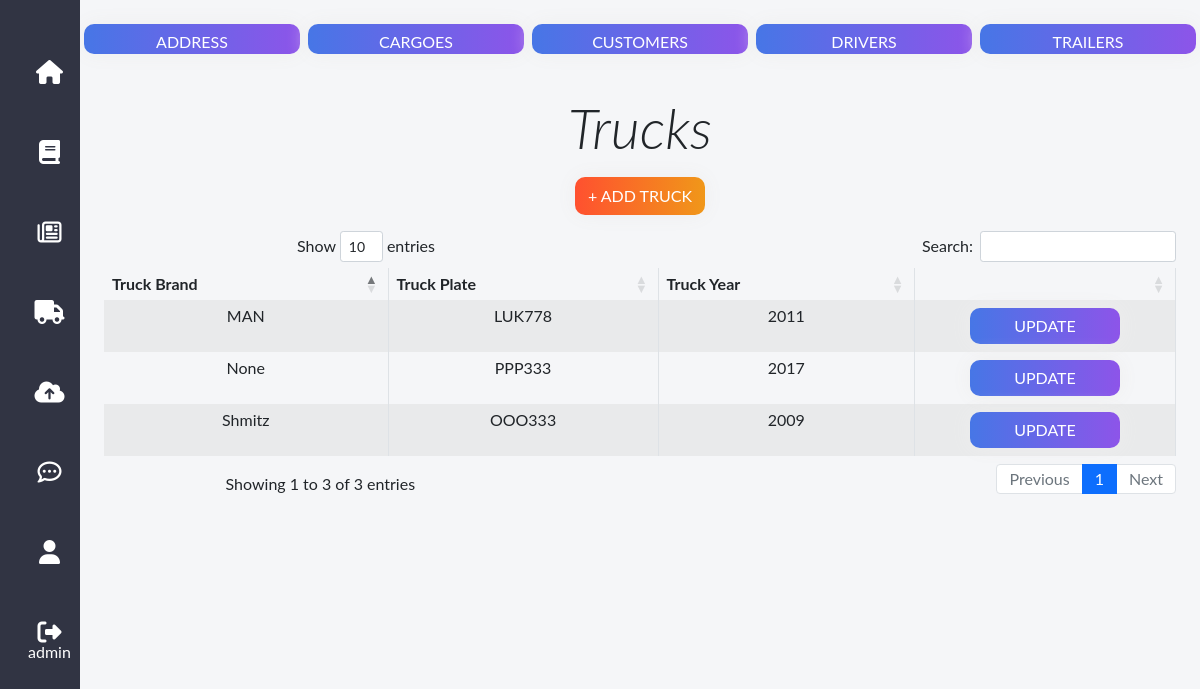
Page /trucks/ (signed in) on the committed database.
### transport/models.py (models this page shows, shortened)
class Truck(models.Model):
    truck_brand = models.CharField(max_length=200, null=True, blank=True)
    truck_model = models.CharField(max_length=200, null=True, blank=True)
    truck_plate = models.CharField(max_length=200, null=True, blank=True)
    truck_year = models.IntegerField(null=True, blank=True)
    class Meta:
        verbose_name = "Truck"
        verbose_name_plural = "Trucks"

### transport/views.py (the view)
# urls.py: path('trucks/', views.TruckListView.as_view(), name='trucks'),
class TruckListView(LoginRequiredMixin, ListView):
    model = Truck
    context_object_name = 'trucks'
    template_name = 'trucks.html'

### transport/templates/trucks.html
{% extends "base.html" %}
{% block content %}
     <div class="container mt-2">
        <div class="row">
         <a href="{% url 'addresses' %}" class="btn btn-grad mx-1 mb-4 col-md form-button" type="button"  style="height:30px;":>Address</a>
            <a href="{% url 'cargoes' %}" class="btn btn-grad mx-1 mb-4 col-md form-button" type="button"  style="height:30px;":>Cargoes</a>
            <a href="{% url 'customers' %}" class="btn btn-grad mx-1 mb-4 col-md form-button" type="button"  style="height:30px;":>Customers</a>
            <a href="{% url 'drivers' %}" class="btn btn-grad mx-1 mb-4 col-md form-button" type="button"  style="height:30px;":>Drivers</a>
         <a href="{% url 'trailers' %}" class="btn btn-grad mx-1 mb-4 col-md form-button" type="button"  style="height:30px;":>Trailers</a>
    </div>
    <div>
    <div class="container mb-3 mt-3">
        <p class="display-4" style="font-style:italic;">Trucks</p>
        <a class="btn btn-create" href="{% url 'create_truck' %}">+ Add Truck</a>
    </div>
    <div class="container mb-3 mt-3">
       <table class="table table-striped table-bordered myDataTable stripe " style="width:100%">
        <thead>
            <tr>
                <th>Truck Brand</th>
                <th>Truck Plate</th>
                <th>Truck Year</th>
                <th></th>
            </tr>
        </thead>
        <tbody>
            {% for truck in trucks  %}
            <tr>
                <td>{{truck.truck_brand}}</td>
                <td>{{truck.truck_plate}}</td>
                <td>{{truck.truck_year}}</td>
                <td><a class="btn btn-grad mx-auto" href="{{ truck.id }}" style="max-width:150px;">Update</a></td>
            </tr>
            {% endfor %}
        </tbody>
    </table>
    </div>
 </div>
{% endblock content %}

### transport/templates/base.html (shortened to what this page needs)
<!DOCTYPE html>
{% load static %}
<html lang="en">
<head>
    <link href="https://cdn.jsdelivr.net/npm/bootstrap@5.0.2/dist/css/bootstrap.min.css" rel="stylesheet">
	<link href="https://cdn.datatables.net/1.11.5/css/dataTables.bootstrap4.min.css"  rel="stylesheet">
    <link rel="stylesheet" type="text/css" href="{% static 'css/styles.css' %}?{% now 'U' %}">
</head>
<body>
<nav class="sidebar-navigation navbar-expand-sm" style="z-index:100;">
	<div style="text-align:center; padding:1em 0;">
	</div>
	<div class="collapse navbar-collapse" id="navbarNavDropdown">
	<ul style="padding-left: 0px;">
		<li name="home">
			<a href="{% url 'home' %}"><i class="fa fa-home"></i></a>
		</li>
		{% if user.is_authenticated %}
		<li name="orders">
			<a href="{% url 'orders' %}"><i class="fa fa-book"></i></a>
		</li>
		<li name="order_lines">
			<a href="{% url 'order_lines' %}"><i class="fa fa-newspaper-o"></i></a>
		</li>
		<li name="links">
			<a href="{% url 'links' %}"><i class="fa fa-truck"></i></a>
		</li>
		<li name="uploads">
			<a href="{% url 'uploads' %}"><i class="fa fa-cloud-upload"></i></a>
		</li>
		<li name="messages">
			<a href="{% url 'messages'%}"><i class="fa fa-commenting-o"></i></a>
		</li>
		<li name="profile">
			<a href="{% url 'profile'%}"><i class="fa fa-user"></i></a>
		</li>
		{% endif %}
		<li name="login">
			{% if user.is_authenticated %}
			<a href="{% url 'logout'%}?next=/home"><i class="fa fa-sign-out"></i></a>
			{{ user.get_username }}
			{% else %}
			<a href="{% url 'login'%}?next={{request.path}}"><i class="fa fa-sign-in"></i></a>
			<span class="tooltip">Log In</span>
			{% endif %}
		</li>
	</ul>
	</div>
    </nav>
        <div class="my-container">
            <br>
            {% block content %}
            {% endblock content %}
        </div>
</body>
</html>

### static/css/styles.css (style rules this page uses)
* { margin: 0; padding: 0; box-sizing: border-box; list-style: none; font-family: "Lato", sans-serif; line-height: 1; }
body { background-color: #f5f6f8; }
.sidebar-navigation { display: inline; position: fixed; min-height: 100vh; width: 80px; background-color: #313443; }
.sidebar-navigation ul { text-align: center; color: white; margin: 0 auto; }
.sidebar-navigation ul li { padding: 28px 28px; cursor: pointer; }
.sidebar-navigation ul li i { display: block; font-size: 24px; }
a { text-decoration:none; color:#fff; }
.my-container { font-family: 'Roboto', sans-serif; font-weight: 400; overflow: hidden; margin-left:80px; text-align:center; }
.btn-grad { background-image: linear-gradient(to right, #4776E6 0%, #8E54E9 51%, #4776E6 100%) }
.btn-grad { padding: 5px 15px; text-align: center; text-transform: uppercase; transition: 0.5s; background-size: 200% auto; color: white; box-shadow: 0 0 20px #eee; border-radius: 10px; display: block; }
.btn-create { background-image: linear-gradient(to right, #FF512F 0%, #F09819 51%, #FF512F 100%) }
.btn-create { max-width:150px; margin:0; text-align: center; text-transform: uppercase; transition: 0.5s; background-size: 200% auto; color: white; box-shadow: 0 0 20px #eee; border-radius: 10px; display: inline-block; }

### rows in the picture
Truck: truck_brand "Shmitz", truck_plate "OOO333", truck_year "2009", {{ truck.id }} 1 (drawn)
Truck: truck_brand "MAN", truck_plate "LUK778", truck_year "2011"
Truck: truck_brand "None", truck_plate "PPP333", truck_year "2017"

### other values in the picture
{{ user.get_username }} "admin"
